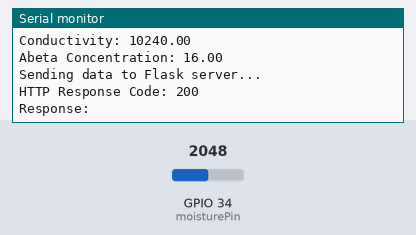
Recording of a sketch running on a simulated ESP32. Shown: the last lines printed to the serial monitor. Inputs (shaded band) come from the test bench; at power-on: GPIO 34 (moisturePin) = 2048. WiFi joins after 1.5 s; servers stay silent unless stated; uploads are accepted with an empty reply.

Above: at 2.7 s.
2.8 s: GPIO 34 (moisturePin) set to 2866
At 3.88 s:
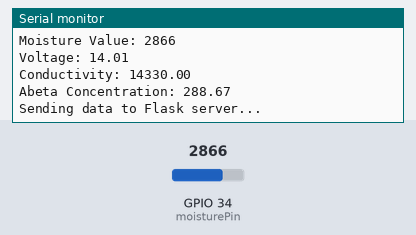
5.7 s: GPIO 34 (moisturePin) set to 3603
At 6.09 s:
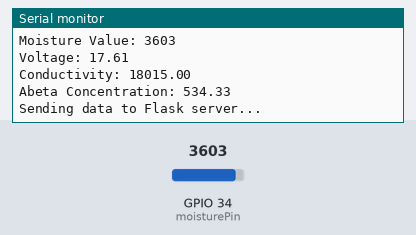
Timing chart, 0 to 8.7 s (numbered marks = the images above; inputs shaded):
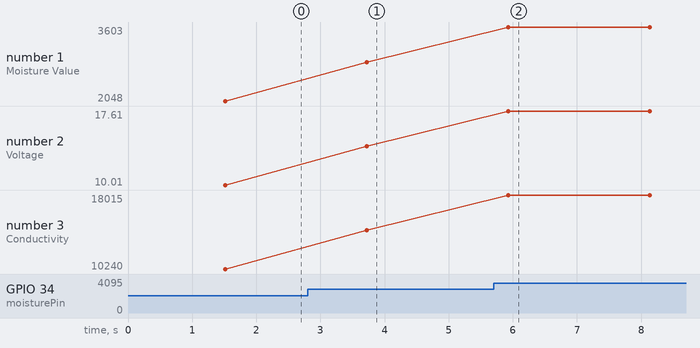

The sketch:

esp_final.ino
```cpp
#include <WiFi.h>
#include <HTTPClient.h>
#include <math.h>

// Wi-Fi credentials
const char* ssid = "HARDISH";
const char* password = "987654322";

// Flask server details
const char* serverIP = "192.168.16.125";  // Replace with the Flask server's IP address
const int serverPort = 5000;             // Flask server port
const char* endpoint = "/api/person";    // Flask endpoint

// Define pin connections for soil moisture sensor
const int moisturePin = 34;  // Analog pin connected to soil moisture sensor

// Variables to store sensor values
int moistureValue = 0;        // Analog value from the sensor
float voltage = 0.0;          // Calculated voltage
float conductivity = 0.00;     // Approximate electrical conductivity (in mS/cm)
float abeta_concentration = 0.0;

// Calibration constants
const float VCC = 5.0;        // Voltage of the Arduino (5V)
const float maxEC = 5.0;      // Maximum electrical conductivity (calibrated, in mS/cm)

void setup() {
  Serial.begin(115200);   // Initialize serial communication
  delay(10);

  // Connect to Wi-Fi
  WiFi.begin(ssid, password);
  Serial.print("Connecting to WiFi");

  int maxAttempts = 20;  // Number of attempts before timing out
  int attempts = 0;

  while (WiFi.status() != WL_CONNECTED && attempts < maxAttempts) {
    delay(500);
    Serial.print(".");
    attempts++;
  }

  if (WiFi.status() == WL_CONNECTED) {
    Serial.println("\nConnected to WiFi");
    Serial.print("IP address: ");
    Serial.println(WiFi.localIP());
  } else {
    Serial.println("\nFailed to connect to WiFi.");
    while (true) {
      delay(1000);  // Halt execution to prevent unnecessary operations
    }
  }
}

void loop() {
  if (WiFi.status() == WL_CONNECTED) {
    HTTPClient http;

    // Read the moisture sensor value
    moistureValue = analogRead(moisturePin);
    Serial.print("Moisture Value: ");
    Serial.println(moistureValue);  // Debugging sensor value

    // Convert analog value to voltage
    voltage = (moistureValue / 1023.0) * VCC;
    Serial.print("Voltage: ");
    Serial.println(voltage);  // Debugging voltage


    // Map the moisture value to a normalized range (0 to 1)
  //  float normalizedMoisture = map(moistureValue, wetValue, dryValue, 100, 0) / 100.0;
    // normalizedMoisture = constrain(normalizedMoisture, 0.0, 1.0);  // Ensure within bounds
   // Serial.print("Normalized Moisture: ");
   // Serial.println(normalizedMoisture);  // Debugging normalized moisture

    // Calculate conductivity (in microsiemens per cm)
    conductivity = moistureValue * maxEC;  // in microsiemens per cm
    Serial.print("Conductivity: ");
    Serial.println(conductivity);  // Debugging conductivity

    // Calculate abeta concentration (calibration can be adjusted)
    abeta_concentration = (10000 - conductivity) / 15;
    Serial.print("Abeta Concentration: ");
    Serial.println(fabs(abeta_concentration));  // Debugging abeta concentration

    // Construct JSON data for the POST request
    String jsonData = String("{\"name\":\"ESP32 Soil Sensor\",")
                      + "\"conductivity\":" + String(conductivity, 2) + ","
                      + "\"abeta_concentration\":" + String(fabs(abeta_concentration), 2) + "}";

    // Construct URL for Flask server
    String url = String("http://") + serverIP + ":" + String(serverPort) + endpoint;
    http.begin(url);  // Initialize HTTP connection

    // Add headers
    http.addHeader("Content-Type", "application/json");
    Serial.println("Sending data to Flask server...");

    // Send POST request with the sensor data
    int httpResponseCode = http.POST(jsonData);

    // Check response
    if (httpResponseCode > 0) {
      Serial.print("HTTP Response Code: ");
      Serial.println(httpResponseCode);
      String response = http.getString();
      Serial.print("Response: ");
      Serial.println(response);
    } else {
      Serial.print("Error in sending POST: ");
      Serial.println(http.errorToString(httpResponseCode).c_str());
    }

    http.end();  // Close HTTP connection
  } else {
    Serial.println("WiFi not connected!");
  }

  delay(2000);  // Send data every 2 seconds
}
```

Measured:
- after the input at 2.8 s, the serial monitor: prints a new line after 0.92 s (image 1)
- after the input at 5.7 s, the serial monitor: prints a new line after 0.23 s (image 2)
- plotted number 1: 2048 → 2866 after the input at 2.8 s, 2866 → 3603 after the input at 5.7 s
- plotted number 2: 10.01 → 14.01 after the input at 2.8 s, 14.01 → 17.61 after the input at 5.7 s
- plotted number 3: 10240 → 14330 after the input at 2.8 s, 14330 → 18015 after the input at 5.7 s
